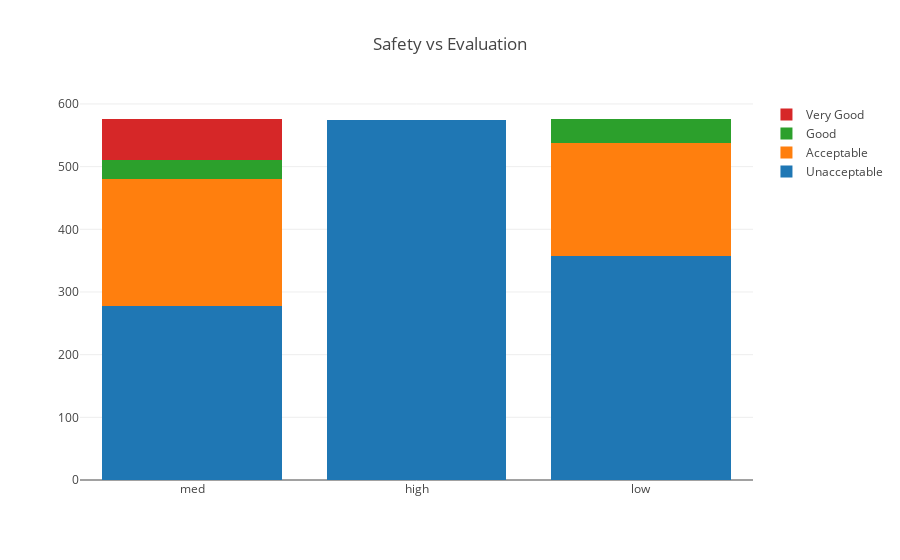

Write notebook code for a chart like this one.
### Code cell
data = [
    go.Bar(
        x=a[5].index, # assign x as the dataframe column 'x'
        y=sfty['unacc'],
        name='Unacceptable'
    ),
    go.Bar(
        x=a[5].index,
        y=sfty['acc'],
        name='Acceptable'
    ),
    go.Bar(
        x=a[5].index,
        y=sfty['good'],
        name='Good'
    ),
    go.Bar(
        x=a[5].index,
        y=sfty['vgood'],
        name='Very Good'
    )

]

layout = go.Layout(
    barmode='stack',
    title='Safety vs Evaluation'
)

fig = go.Figure(data=data, layout=layout)
py.iplot(fig, filename='cars_donut')

### Figure 1 — Plotly figure (JSON) as saved in the notebook; plotly's stock layout.template omitted (floating-point values rounded to 4 significant figures)
{"data": [{"name": "Unacceptable", "type": "bar", "uid": "36ce9410-39d5-447f-8fbf-836ab0e3a848", "x": ["med", "high", "low"], "y": [277, 575, 357]}, {"name": "Acceptable", "type": "bar", "uid": "375f7102-b8e6-4a38-8e17-a5378b12e86c", "x": ["med", "high", "low"], "y": [204, 0, 180]}, {"name": "Good", "type": "bar", "uid": "b26eb874-7bcb-4e04-ac1c-b44241e1f9c0", "x": ["med", "high", "low"], "y": [30, 0, 39]}, {"name": "Very Good", "type": "bar", "uid": "ba29f138-42ce-488e-b6e0-5e4acf84a0ec", "x": ["med", "high", "low"], "y": [65, 0, 0]}], "layout": {"barmode": "stack", "title": {"text": "Safety vs Evaluation"}}}
